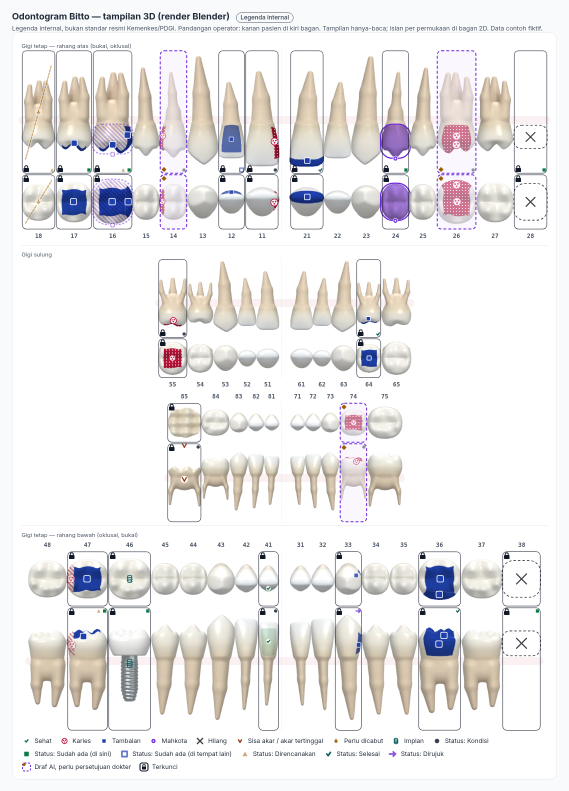
#> input picture design/odontogram/preview/odontogram-3d-blender-full.png, 1137 x 1582 px (shown at 1/2 size)
$ python -i build_riwayat_kontrol.py   (imports and definitions only)
#> lines starting #> are read from the running program, lines starting #| are printed output that depends on the picture
#!/usr/bin/env python3
"""Papan desain riwayat tindakan, entri klinik lain, dan kontrol tagihan.

Hasil: design/boards/riwayat-kontrol.html
dan /workspace/artifacts/bittodent-board-riwayat-kontrol.html
Data sintetis. Tanpa JavaScript. Tidak mengubah kode app.
"""
from __future__ import annotations

import base64
import io
import re
from pathlib import Path

from PIL import Image, ImageChops

ROOT = Path(__file__).resolve().parents[2]
OUT = ROOT / 'design/boards/riwayat-kontrol.html'
ART = Path('/workspace/artifacts/bittodent-board-riwayat-kontrol.html')
KASIR = ROOT / 'design/boards/kasir.html'

# [1 line that did not run here, left out]
# [1 line that did not run here, left out]
# [1 line that did not run here, left out]

EXTRA_ICONS = '''<symbol id="tooth" viewBox="0 0 24 24"><path d="M8 4.5c0-1.4 1.6-2.5 4-2.5s4 1.1 4 2.5c0 .7-.2 1.4-.5 2 1.7.3 3 1.6 3.2 3.6.4 3.2-1 7.2-2.8 9.2-.6.7-1.7.3-1.7-.6 0-1.8-.3-3.2-.7-4.1-.3-.6-.9-.8-1.5-.4-.4.2-.8.2-1.2 0-.6-.4-1.2-.2-1.5.4-.4.9-.7 2.3-.7 4.1 0 .9-1.1 1.3-1.7.6-1.8-2-3.2-6-2.8-9.2.2-2 1.5-3.3 3.2-3.6-.3-.6-.5-1.3-.5-2z"/></symbol><symbol id="dots" viewBox="0 0 24 24"><circle cx="12" cy="6" r="1"/><circle cx="12" cy="12" r="1"/><circle cx="12" cy="18" r="1"/></symbol><symbol id="pill" viewBox="0 0 24 24"><rect x="8.5" y="2" width="7" height="20" rx="3.5" transform="rotate(45 12 12)"/><path d="M7.2 11.2l5.6 5.6"/></symbol>'''
# [1 line that did not run here, left out]


def ico(name, size=20, cls=''):
    cls_s = f' i{size}' if size != 20 else ''
    if cls:
        cls_s += f' {cls}'
    return f'<svg class="i{cls_s}" aria-hidden="true"><use href="#{name}"/></svg>'


def webp_bytes(path: Path, q=74, max_w=800) -> tuple[bytes, int, int]:
#> called with q = 74, max_w = 800
    im = Image.open(path).convert('RGBA')
    rgb = im.convert('RGB')
#> rgb is the input picture: PIL image 1137x1582 RGB; mean R, G, B 236.4, 234.6, 234.7
    bg = Image.new('RGB', rgb.size, (250, 250, 250))
#> bg: PIL image 1137x1582 RGB; every value is 250
    bbox = ImageChops.difference(rgb, bg).getbbox()
#> bbox = (0, 0, 1137, 1582)
    if bbox:
        l, t, r, b = bbox
#> l = 0; t = 0; r = 1137; b = 1582
        im = im.crop((max(0, l - 8), max(0, t - 8), min(im.width, r + 8), min(im.height, b + 8)))
    w, h = im.size
    if max_w and w > max_w:
        h = int(h * max_w / w)
        w = max_w
        im = im.resize((w, h), Image.Resampling.LANCZOS)
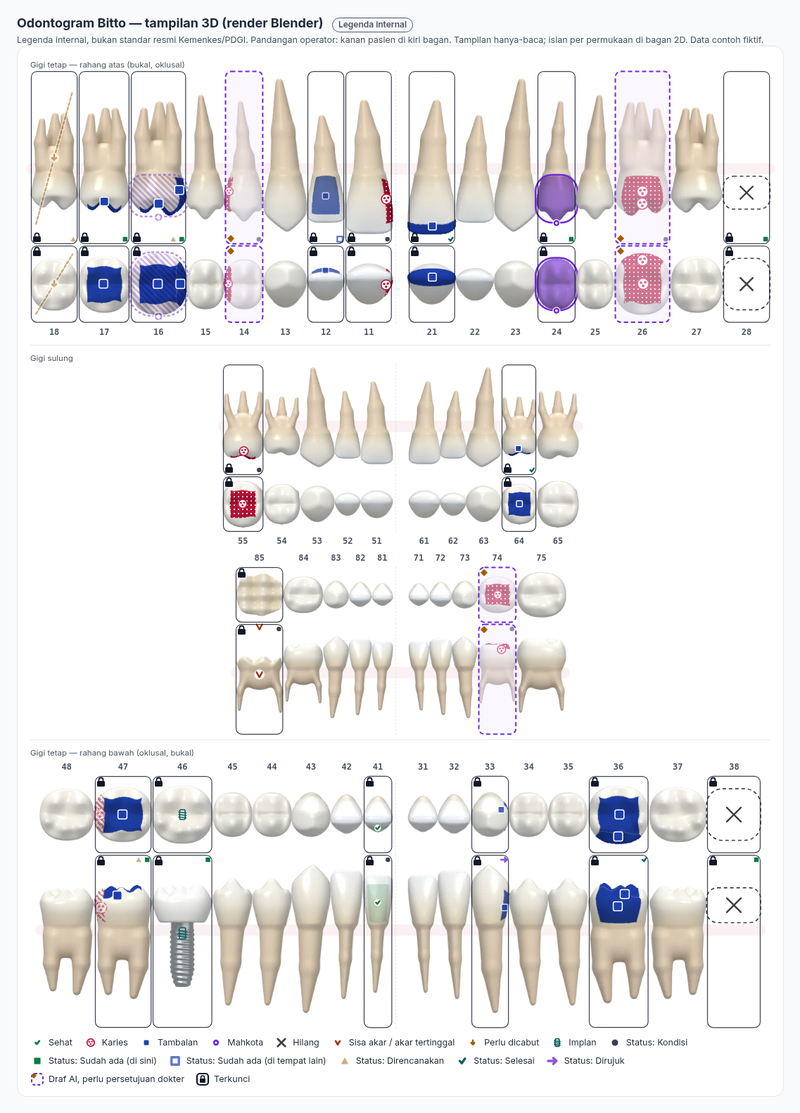
#> im: PIL image 800x1113 RGBA; mean R, G, B, A 236.1, 234.3, 234.5, 255
    canvas = Image.new('RGB', im.size, (255, 255, 255))
#> canvas: PIL image 800x1113 RGB; every value is 255
    canvas.paste(im, mask=im.split()[-1] if im.mode == 'RGBA' else None)
#> (the rest of the program and of its run is left out)
